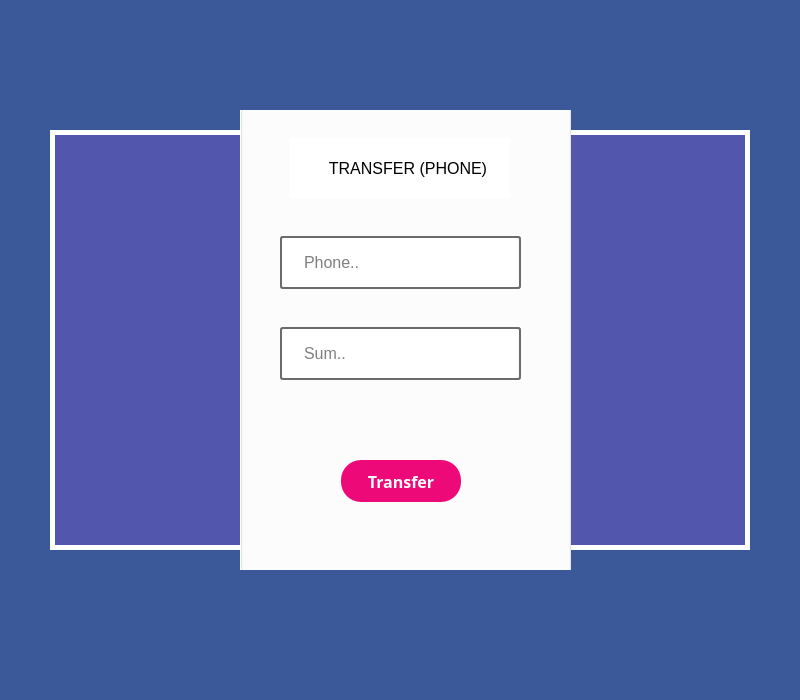
<?xml version="1.0" encoding="UTF-8"?>
<ui version="4.0">
 <class>Transfer2</class>
 <widget class="QDialog" name="Transfer2">
  <property name="geometry">
   <rect>
    <x>0</x>
    <y>0</y>
    <width>800</width>
    <height>700</height>
   </rect>
  </property>
  <property name="windowTitle">
   <string>Transfer</string>
  </property>
  <property name="styleSheet">
   <string notr="true">QObject{background-color: #3b5998;}</string>
  </property>
  <widget class="QFrame" name="frame">
   <property name="enabled">
    <bool>true</bool>
   </property>
   <property name="geometry">
    <rect>
     <x>50</x>
     <y>110</y>
     <width>700</width>
     <height>460</height>
    </rect>
   </property>
   <property name="styleSheet">
    <string notr="true">QFrame{
background-color: rgb(83, 86, 173);
border: 5px solid white;
margin: 20% 0;}</string>
   </property>
   <property name="frameShape">
    <enum>QFrame::StyledPanel</enum>
   </property>
   <property name="frameShadow">
    <enum>QFrame::Raised</enum>
   </property>
   <widget class="QGroupBox" name="groupBox">
    <property name="geometry">
     <rect>
      <x>190</x>
      <y>-20</y>
      <width>331</width>
      <height>501</height>
     </rect>
    </property>
    <property name="styleSheet">
     <string notr="true">QGroupBox{background-color: rgb(255, 255, 255);}
QLineEdit{
	
border: 2px solid #6b6b6b ;
  border-radius: 3px;
 padding: 10px 20px;
	background-color: rgb(255, 255, 255);}</string>
    </property>
    <property name="title">
     <string/>
    </property>
    <widget class="QPushButton" name="pushButton_tr">
     <property name="enabled">
      <bool>true</bool>
     </property>
     <property name="geometry">
      <rect>
       <x>101</x>
       <y>370</y>
       <width>120</width>
       <height>42</height>
      </rect>
     </property>
     <property name="font">
      <font>
       <family>Segoe UI Black</family>
       <pointsize>12</pointsize>
       <italic>false</italic>
       <fontweight>Black</fontweight>
      </font>
     </property>
     <property name="styleSheet">
      <string notr="true">QPushButton{
    width: 100px;
    background: #ee0979;
    font-weight: bold;
    color: white;
    border: 0 none;
    border-radius:20px;
    padding: 7px 5px;
	font: 900 12pt &quot;Segoe UI Black&quot;;
}


QPushButton::hover{
   border: 2px solid white;
    width: 100px;
    background: #ee0979;
    font-weight: bold;
    color: white;
     border-radius:20px;
    padding: 7px 5px;
	font: 900 12pt &quot;Segoe UI Black&quot;;
}
</string>
     </property>
     <property name="text">
      <string>Transfer</string>
     </property>
    </widget>
    <widget class="QLineEdit" name="lineEdit_phone">
     <property name="geometry">
      <rect>
       <x>40</x>
       <y>146</y>
       <width>241</width>
       <height>53</height>
      </rect>
     </property>
     <property name="font">
      <font>
       <pointsize>12</pointsize>
      </font>
     </property>
     <property name="styleSheet">
      <string notr="true"/>
     </property>
     <property name="placeholderText">
      <string>Phone..</string>
     </property>
    </widget>
    <widget class="QLineEdit" name="lineEdit_sum">
     <property name="geometry">
      <rect>
       <x>40</x>
       <y>237</y>
       <width>241</width>
       <height>53</height>
      </rect>
     </property>
     <property name="font">
      <font>
       <pointsize>12</pointsize>
      </font>
     </property>
     <property name="placeholderText">
      <string>Sum..</string>
     </property>
    </widget>
    <widget class="QLineEdit" name="lineEdit_14">
     <property name="geometry">
      <rect>
       <x>49</x>
       <y>48</y>
       <width>221</width>
       <height>61</height>
      </rect>
     </property>
     <property name="font">
      <font>
       <pointsize>12</pointsize>
      </font>
     </property>
     <property name="styleSheet">
      <string notr="true">color: rgb(0, 0, 0);
border:none;</string>
     </property>
     <property name="text">
      <string>     TRANSFER (PHONE)</string>
     </property>
     <property name="alignment">
      <set>Qt::AlignCenter</set>
     </property>
    </widget>
   </widget>
  </widget>
 </widget>
 <resources/>
 <connections/>
</ui>
